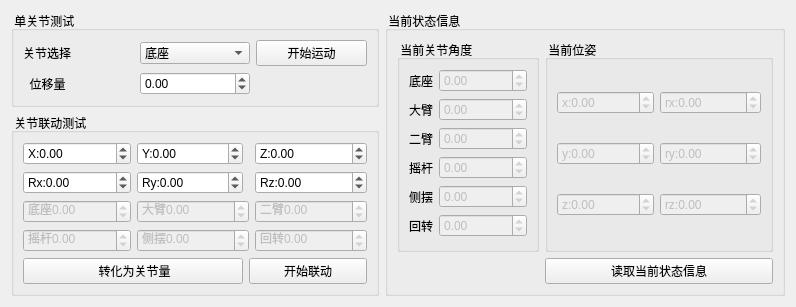
      <widget class="QWidget" name="tab_2">
       <attribute name="title">
        <string>当前设计</string>
       </attribute>
       <layout class="QGridLayout" name="gridLayout_6">
        <item row="0" column="0">
         <widget class="QGroupBox" name="groupBox">
          <property name="title">
           <string> 单关节测试</string>
          </property>
          <layout class="QGridLayout" name="gridLayout">
           <item row="0" column="0">
            <widget class="QLabel" name="label_2">
             <property name="text">
              <string>关节选择</string>
             </property>
             <property name="buddy">
              <cstring>comboBox</cstring>
             </property>
            </widget>
           </item>
           <item row="0" column="1">
            <widget class="QComboBox" name="comboBox">
             <item>
              <property name="text">
               <string>底座</string>
              </property>
             </item>
             <item>
              <property name="text">
               <string>大臂</string>
              </property>
             </item>
             <item>
              <property name="text">
               <string>二臂</string>
              </property>
             </item>
             <item>
              <property name="text">
               <string>摇杆</string>
              </property>
             </item>
             <item>
              <property name="text">
               <string>侧摆</string>
              </property>
             </item>
             <item>
              <property name="text">
               <string>末端回转</string>
              </property>
             </item>
            </widget>
           </item>
           <item row="0" column="2">
            <widget class="QPushButton" name="pushButton">
             <property name="text">
              <string>开始运动</string>
             </property>
            </widget>
           </item>
           <item row="1" column="0">
            <widget class="QLabel" name="label_20">
             <property name="text">
              <string>  位移量</string>
             </property>
             <property name="buddy">
              <cstring>doubleSpinBox</cstring>
             </property>
            </widget>
           </item>
           <item row="1" column="1">
            <widget class="QDoubleSpinBox" name="doubleSpinBox">
             <property name="minimum">
              <double>-9999999.000000000000000</double>
             </property>
             <property name="maximum">
              <double>999999999.000000000000000</double>
             </property>
             <property name="singleStep">
              <double>0.100000000000000</double>
             </property>
            </widget>
           </item>
          </layout>
         </widget>
        </item>
        <item row="0" column="1" rowspan="2">
         <widget class="QGroupBox" name="groupBox_5">
          <property name="title">
           <string> 当前状态信息</string>
          </property>
          <layout class="QGridLayout" name="gridLayout_4">
           <item row="0" column="0">
            <widget class="QGroupBox" name="groupBox_2">
             <property name="title">
              <string> 当前关节角度</string>
             </property>
             <layout class="QGridLayout" name="gridLayout_2">
              <item row="0" column="0">
               <widget class="QLabel" name="label_21">
                <property name="text">
                 <string>底座</string>
                </property>
                <property name="buddy">
                 <cstring>doubleSpinBox_2</cstring>
                </property>
               </widget>
              </item>
              <item row="0" column="1">
               <widget class="QDoubleSpinBox" name="doubleSpinBox_2">
                <property name="enabled">
                 <bool>false</bool>
                </property>
                <property name="minimum">
                 <double>-999999.000000000000000</double>
                </property>
                <property name="maximum">
                 <double>9999999999.000000000000000</double>
                </property>
                <property name="singleStep">
                 <double>0.100000000000000</double>
                </property>
               </widget>
              </item>
              <item row="1" column="0">
               <widget class="QLabel" name="label_22">
                <property name="text">
                 <string>大臂</string>
                </property>
                <property name="buddy">
                 <cstring>doubleSpinBox_3</cstring>
                </property>
               </widget>
              </item>
              <item row="1" column="1">
               <widget class="QDoubleSpinBox" name="doubleSpinBox_3">
                <property name="enabled">
                 <bool>false</bool>
                </property>
                <property name="minimum">
                 <double>-999999.000000000000000</double>
                </property>
                <property name="maximum">
                 <double>999999.000000000000000</double>
                </property>
                <property name="singleStep">
                 <double>0.100000000000000</double>
                </property>
               </widget>
              </item>
              <item row="2" column="0">
               <widget class="QLabel" name="label_23">
                <property name="text">
                 <string>二臂</string>
                </property>
                <property name="buddy">
                 <cstring>doubleSpinBox_4</cstring>
                </property>
               </widget>
              </item>
              <item row="2" column="1">
               <widget class="QDoubleSpinBox" name="doubleSpinBox_4">
                <property name="enabled">
                 <bool>false</bool>
                </property>
                <property name="minimum">
                 <double>-999999.000000000000000</double>
                </property>
                <property name="maximum">
                 <double>9999999.000000000000000</double>
                </property>
                <property name="singleStep">
                 <double>0.100000000000000</double>
                </property>
               </widget>
              </item>
              <item row="3" column="0">
               <widget class="QLabel" name="label_24">
                <property name="text">
                 <string>摇杆</string>
                </property>
                <property name="buddy">
                 <cstring>doubleSpinBox_5</cstring>
                </property>
               </widget>
              </item>
              <item row="3" column="1">
               <widget class="QDoubleSpinBox" name="doubleSpinBox_5">
                <property name="enabled">
                 <bool>false</bool>
                </property>
                <property name="minimum">
                 <double>-999999.000000000000000</double>
                </property>
                <property name="maximum">
                 <double>9999999.000000000000000</double>
                </property>
                <property name="singleStep">
                 <double>0.100000000000000</double>
                </property>
               </widget>
              </item>
              <item row="4" column="0">
               <widget class="QLabel" name="label_25">
                <property name="text">
                 <string>侧摆</string>
                </property>
                <property name="buddy">
                 <cstring>doubleSpinBox_6</cstring>
                </property>
               </widget>
              </item>
              <item row="4" column="1">
               <widget class="QDoubleSpinBox" name="doubleSpinBox_6">
                <property name="enabled">
                 <bool>false</bool>
                </property>
                <property name="minimum">
                 <double>-9999999.000000000000000</double>
                </property>
                <property name="maximum">
                 <double>99999999.000000000000000</double>
                </property>
                <property name="singleStep">
                 <double>0.100000000000000</double>
                </property>
               </widget>
              </item>
              <item row="5" column="0">
               <widget class="QLabel" name="label_26">
                <property name="text">
                 <string>回转</string>
                </property>
                <property name="buddy">
                 <cstring>doubleSpinBox_7</cstring>
                </property>
               </widget>
              </item>
              <item row="5" column="1">
               <widget class="QDoubleSpinBox" name="doubleSpinBox_7">
                <property name="enabled">
                 <bool>false</bool>
                </property>
                <property name="minimum">
                 <double>-9999999.000000000000000</double>
                </property>
                <property name="maximum">
                 <double>9999999.000000000000000</double>
                </property>
                <property name="singleStep">
                 <double>0.100000000000000</double>
                </property>
               </widget>
              </item>
             </layout>
            </widget>
           </item>
           <item row="0" column="1">
            <widget class="QGroupBox" name="groupBox_3">
             <property name="title">
              <string> 当前位姿</string>
             </property>
             <layout class="QGridLayout" name="gridLayout_3">
              <item row="0" column="0">
               <widget class="QDoubleSpinBox" name="doubleSpinBox_8">
                <property name="enabled">
                 <bool>false</bool>
                </property>
                <property name="prefix">
                 <string>x:</string>
                </property>
                <property name="minimum">
                 <double>-9999999.000000000000000</double>
                </property>
                <property name="maximum">
                 <double>999999.000000000000000</double>
                </property>
                <property name="singleStep">
                 <double>0.100000000000000</double>
                </property>
               </widget>
              </item>
              <item row="0" column="1">
               <widget class="QDoubleSpinBox" name="doubleSpinBox_11">
                <property name="enabled">
                 <bool>false</bool>
                </property>
                <property name="prefix">
                 <string>rx:</string>
                </property>
                <property name="minimum">
                 <double>-999999.000000000000000</double>
                </property>
                <property name="maximum">
                 <double>999999.000000000000000</double>
                </property>
                <property name="singleStep">
                 <double>0.100000000000000</double>
                </property>
               </widget>
              </item>
              <item row="1" column="0">
               <widget class="QDoubleSpinBox" name="doubleSpinBox_9">
                <property name="enabled">
                 <bool>false</bool>
                </property>
                <property name="prefix">
                 <string>y:</string>
                </property>
                <property name="minimum">
                 <double>-999999.000000000000000</double>
                </property>
                <property name="maximum">
                 <double>99999999.000000000000000</double>
                </property>
                <property name="singleStep">
                 <double>0.100000000000000</double>
                </property>
               </widget>
              </item>
              <item row="1" column="1">
               <widget class="QDoubleSpinBox" name="doubleSpinBox_12">
                <property name="enabled">
                 <bool>false</bool>
                </property>
                <property name="prefix">
                 <string>ry:</string>
                </property>
                <property name="minimum">
                 <double>-999999.000000000000000</double>
                </property>
                <property name="maximum">
                 <double>9999999.000000000000000</double>
                </property>
                <property name="singleStep">
                 <double>0.100000000000000</double>
                </property>
               </widget>
              </item>
              <item row="2" column="0">
               <widget class="QDoubleSpinBox" name="doubleSpinBox_10">
                <property name="enabled">
                 <bool>false</bool>
                </property>
                <property name="prefix">
                 <string>z:</string>
                </property>
                <property name="minimum">
                 <double>-999999.000000000000000</double>
                </property>
                <property name="maximum">
                 <double>999999.000000000000000</double>
                </property>
                <property name="singleStep">
                 <double>0.100000000000000</double>
                </property>
               </widget>
              </item>
              <item row="2" column="1">
               <widget class="QDoubleSpinBox" name="doubleSpinBox_13">
                <property name="enabled">
                 <bool>false</bool>
                </property>
                <property name="prefix">
                 <string>rz:</string>
                </property>
                <property name="minimum">
                 <double>-99999.000000000000000</double>
                </property>
                <property name="maximum">
                 <double>999999.000000000000000</double>
                </property>
                <property name="singleStep">
                 <double>0.100000000000000</double>
                </property>
               </widget>
              </item>
             </layout>
            </widget>
           </item>
           <item row="1" column="1">
            <widget class="QPushButton" name="pushButton_2">
             <property name="text">
              <string>读取当前状态信息</string>
             </property>
            </widget>
           </item>
          </layout>
         </widget>
        </item>
        <item row="1" column="0">
         <widget class="QGroupBox" name="groupBox_4">
          <property name="title">
           <string> 关节联动测试</string>
          </property>
          <layout class="QGridLayout" name="gridLayout_5">
           <item row="0" column="0">
            <widget class="QDoubleSpinBox" name="doubleSpinBox_14">
             <property name="prefix">
              <string>X:</string>
             </property>
             <property name="minimum">
              <double>-9999.000000000000000</double>
             </property>
             <property name="maximum">
              <double>99999.000000000000000</double>
             </property>
             <property name="singleStep">
              <double>0.010000000000000</double>
             </property>
            </widget>
           </item>
           <item row="0" column="1">
            <widget class="QDoubleSpinBox" name="doubleSpinBox_15">
             <property name="prefix">
              <string>Y:</string>
             </property>
             <property name="minimum">
              <double>-9999999.000000000000000</double>
             </property>
             <property name="maximum">
              <double>99999999.000000000000000</double>
             </property>
            </widget>
           </item>
           <item row="0" column="3">
            <widget class="QDoubleSpinBox" name="doubleSpinBox_16">
             <property name="prefix">
              <string>Z:</string>
             </property>
             <property name="minimum">
              <double>-999999.000000000000000</double>
             </property>
             <property name="maximum">
              <double>9999999.000000000000000</double>
             </property>
             <property name="singleStep">
              <double>0.010000000000000</double>
             </property>
            </widget>
           </item>
           <item row="1" column="0">
            <widget class="QDoubleSpinBox" name="doubleSpinBox_17">
             <property name="prefix">
              <string>Rx:</string>
             </property>
             <property name="minimum">
              <double>-99999.000000000000000</double>
             </property>
             <property name="maximum">
              <double>999999.000000000000000</double>
             </property>
            </widget>
           </item>
           <item row="1" column="1">
            <widget class="QDoubleSpinBox" name="doubleSpinBox_18">
             <property name="prefix">
              <string>Ry:</string>
             </property>
             <property name="minimum">
              <double>-9999999.000000000000000</double>
             </property>
             <property name="maximum">
              <double>99999.000000000000000</double>
             </property>
             <property name="singleStep">
              <double>0.010000000000000</double>
             </property>
            </widget>
           </item>
           <item row="1" column="3">
            <widget class="QDoubleSpinBox" name="doubleSpinBox_19">
             <property name="prefix">
              <string>Rz:</string>
             </property>
             <property name="minimum">
              <double>-99999.000000000000000</double>
             </property>
             <property name="maximum">
              <double>99999.000000000000000</double>
             </property>
             <property name="singleStep">
              <double>0.001000000000000</double>
             </property>
            </widget>
           </item>
           <item row="2" column="0">
            <widget class="QDoubleSpinBox" name="doubleSpinBox_20">
             <property name="enabled">
              <bool>false</bool>
             </property>
             <property name="prefix">
              <string>底座</string>
             </property>
             <property name="minimum">
              <double>-9999.000000000000000</double>
             </property>
             <property name="maximum">
              <double>999999.000000000000000</double>
             </property>
            </widget>
           </item>
           <item row="2" column="1" colspan="2">
            <widget class="QDoubleSpinBox" name="doubleSpinBox_21">
             <property name="enabled">
              <bool>false</bool>
             </property>
             <property name="prefix">
              <string>大臂</string>
             </property>
             <property name="minimum">
              <double>-99999.000000000000000</double>
             </property>
             <property name="maximum">
              <double>999999.000000000000000</double>
             </property>
            </widget>
           </item>
           <item row="2" column="3">
            <widget class="QDoubleSpinBox" name="doubleSpinBox_22">
             <property name="enabled">
              <bool>false</bool>
             </property>
             <property name="prefix">
              <string>二臂</string>
             </property>
             <property name="minimum">
              <double>-9999.000000000000000</double>
             </property>
             <property name="maximum">
              <double>999999.000000000000000</double>
             </property>
            </widget>
           </item>
           <item row="3" column="0">
            <widget class="QDoubleSpinBox" name="doubleSpinBox_23">
             <property name="enabled">
              <bool>false</bool>
             </property>
             <property name="prefix">
              <string>摇杆</string>
             </property>
             <property name="minimum">
              <double>-99999.000000000000000</double>
             </property>
             <property name="maximum">
              <double>99999.000000000000000</double>
             </property>
            </widget>
           </item>
           <item row="3" column="1" colspan="2">
            <widget class="QDoubleSpinBox" name="doubleSpinBox_24">
             <property name="enabled">
              <bool>false</bool>
             </property>
             <property name="prefix">
              <string>侧摆</string>
             </property>
             <property name="minimum">
              <double>-999999.000000000000000</double>
             </property>
             <property name="maximum">
              <double>9999999.000000000000000</double>
             </property>
            </widget>
           </item>
           <item row="3" column="3">
            <widget class="QDoubleSpinBox" name="doubleSpinBox_25">
             <property name="enabled">
              <bool>false</bool>
             </property>
             <property name="prefix">
              <string>回转</string>
             </property>
             <property name="minimum">
              <double>-999999.000000000000000</double>
             </property>
             <property name="maximum">
              <double>999999.000000000000000</double>
             </property>
            </widget>
           </item>
           <item row="4" column="0" colspan="2">
            <widget class="QPushButton" name="pushButton_4">
             <property name="text">
              <string> 转化为关节量</string>
             </property>
            </widget>
           </item>
           <item row="4" column="2" colspan="2">
            <widget class="QPushButton" name="pushButton_3">
             <property name="text">
              <string>开始联动</string>
             </property>
            </widget>
           </item>
          </layout>
         </widget>
        </item>
       </layout>
      </widget>
